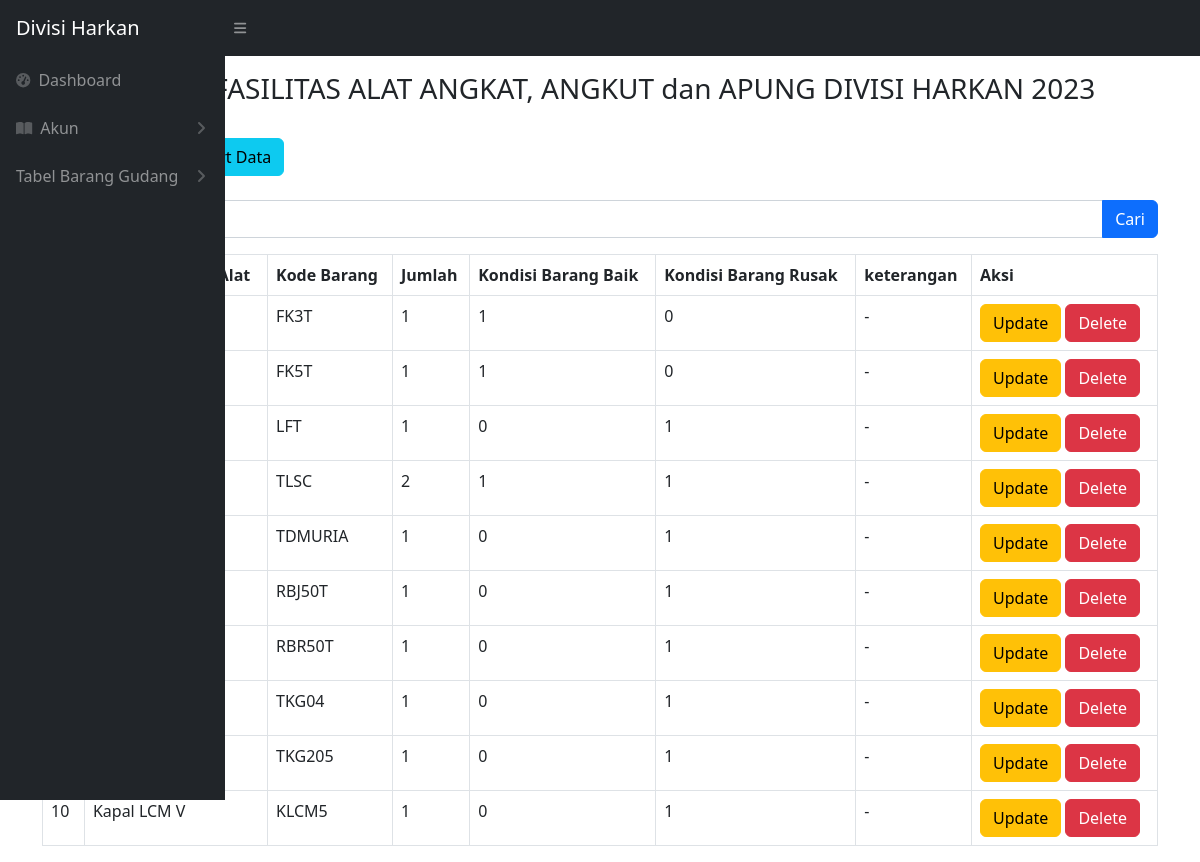
Screenshot of /angkut_apung.php with the database file from the repository.
### tables this page shows
CREATE TABLE `barang_angkut_apung` (
  `idbarang` int(11) NOT NULL,
  `namabarang` varchar(512) NOT NULL,
  `kodebarang` varchar(100) NOT NULL,
  `jumlah` int(11) NOT NULL,
  `baik` int(11) NOT NULL,
  `rusak` int(11) NOT NULL,
  `keterangan` varchar(512) NOT NULL,
  `kategori_id` int(11) NOT NULL
);

### angkut_apung.php (the view, shortened to what this page needs)
<?php
require 'controller/koneksi.php';
$query = "SELECT * FROM barang_angkut_apung";
?>
<!DOCTYPE html>
<html lang="en">
<head>
    <link href="css/styles.css" rel="stylesheet" />
</head>
<body class="sb-nav-fixed">
    <nav class="sb-topnav navbar navbar-expand navbar-dark bg-dark">
        <a class="navbar-brand ps-3" href="index.php">Divisi Harkan</a>
        <button class="btn btn-link btn-sm order-1 order-lg-0 me-4 me-lg-0" id="sidebarToggle" href="#!"><i class="fas fa-bars"></i></button>
    </nav>
    <div id="layoutSidenav">
        <div id="layoutSidenav_nav">
            <nav class="sb-sidenav accordion sb-sidenav-dark" id="sidenavAccordion">
                <div class="sb-sidenav-menu">
                    <div class="nav">
                        <a class="nav-link" href="index.php">
                            <div class="sb-nav-link-icon"><i class="fas fa-tachometer-alt"></i></div>
                            Dashboard
                        </a>
                        <a class="nav-link collapsed" href="#" data-bs-toggle="collapse" data-bs-target="#collapsePages" aria-expanded="false" aria-controls="collapsePages">
                            <div class="sb-nav-link-icon"><i class="fas fa-book-open"></i></div>
                            Akun
                            <div class="sb-sidenav-collapse-arrow"><i class="fas fa-angle-down"></i></div>
                        </a>
                        <a class="nav-link collapsed" href="#" data-bs-toggle="collapse" data-bs-target="#pagesCollapseTabel" aria-expanded="false" aria-controls="pagesCollapseTabel">
                            Tabel Barang Gudang
                            <div class="sb-sidenav-collapse-arrow"><i class="fas fa-angle-down"></i></div>
                        </a>
                    </div>
                </div>
            </nav>
        </div>
    </div>
    <br>
    <br>
    <main>
        <div class="container-fluid px-4">
            <h3 class="mt-4 text-center">DAFTAR FASILITAS ALAT ANGKAT, ANGKUT dan APUNG DIVISI HARKAN 2023</h3>
        </div>
        <br>
        <div class="container -fluid">
            <div class="card-mb-4">
                <button type="button" class="btn btn-primary" data-bs-toggle="modal" data-bs-target="#myModal">
                </button>
                <a href="export_angkut_apung.php" class="btn btn-info">Export Data</a>
                <br>
                <br>
                <form action="angkut_apung.php" method="GET">
                    <div class="input-group mb-3">
                        <input type="text" value="" class="form-control" placeholder="Cari" name="cari">
                        <br>
                        <button type="submit" class="btn btn-primary" >Cari</button>
                    </div>
                </form>
                <div class="card-body">
                    <div class="table table-responsive">
                        <table class="table table-bordered" id="dataTable" width="100" cellspacing="0">
                            <thead>
                                <tr>
                                    <th>No</th>
                                    <th>Nama Barang / Alat</th>
                                    <th>Kode Barang</th>
                                    <th>Jumlah</th>
                                    <th>Kondisi Barang Baik</th>
                                    <th>Kondisi Barang Rusak</th>
                                    <th>keterangan</th>
                                    <th>Aksi</th>
                                </tr>
                            </thead>
                            <tbody>
                                <?php
                                $i = 1;
                                $ambilsemuadatabarang = mysqli_query($conn,$query);
                                while ($data = mysqli_fetch_array($ambilsemuadatabarang)) {
                                    $namabarang = $data['namabarang'];
                                    $kodebarang = $data['kodebarang'];
                                    $jumlah = $data['jumlah'];
                                    $barangbaik = $data['baik'];
                                    $barangrusak = $data['rusak'];
                                    $keterangan = $data['keterangan'];
                                    $idb = $data['idbarang'];
                                ?>
                                    <tr>
                                        <td><?= $i++ ?></td>
                                        <td><?= $namabarang ?></td>
                                        <td><?= $kodebarang ?></td>
                                        <td><?= $jumlah ?></td>
                                        <td><?= $barangbaik ?></td>
                                        <td><?= $barangrusak ?></td>
                                        <td><?= $keterangan ?></td>
                                        <td>
                                            <button type="button" class="btn btn-warning" data-bs-toggle="modal" data-bs-target="#edit<?= $idb; ?>">
                                                Update
                                            </button>
                                            <button type="button" class="btn btn-danger" data-bs-toggle="modal" data-bs-target="#delete<?= $idb; ?>">
                                                Delete
                                            </button>
                                        </td>
                                    </tr>
                                <?php
                                };
                                ?>
                            </tbody>
                        </table>
    </main>
</html>

### rows the page displays
barang_angkut_apung: kodebarang "FK3T", jumlah "1", baik "1", rusak "0", keterangan "-"
barang_angkut_apung: kodebarang "FK5T", jumlah "1", baik "1", rusak "0", keterangan "-"
barang_angkut_apung: kodebarang "LFT", jumlah "1", baik "0", rusak "1", keterangan "-"
barang_angkut_apung: kodebarang "TLSC", jumlah "2", baik "1", rusak "1", keterangan "-"
barang_angkut_apung: kodebarang "TDMURIA", jumlah "1", baik "0", rusak "1", keterangan "-"
barang_angkut_apung: kodebarang "RBJ50T", jumlah "1", baik "0", rusak "1", keterangan "-"
barang_angkut_apung: kodebarang "RBR50T", jumlah "1", baik "0", rusak "1", keterangan "-"
barang_angkut_apung: kodebarang "TKG04", jumlah "1", baik "0", rusak "1", keterangan "-"
barang_angkut_apung: kodebarang "TKG205", jumlah "1", baik "0", rusak "1", keterangan "-"
barang_angkut_apung: namabarang "Kapal LCM V", kodebarang "KLCM5", jumlah "1", baik "0", rusak "1", keterangan "-"
